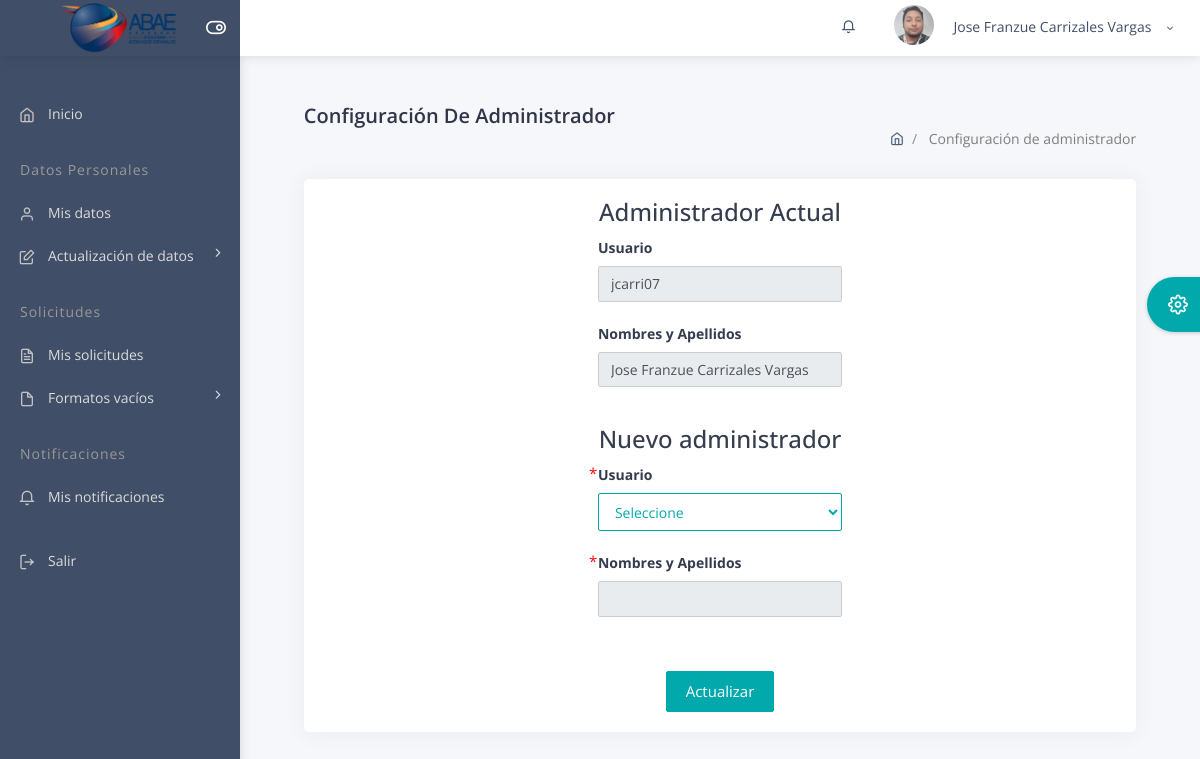
The app's page /home/select_admin.php (signed in) with its own data.
### tables this page shows
CREATE TABLE `datos_personales` (
  `id_datos_personales` int(11) NOT NULL,
  `id_usuario` int(11) DEFAULT NULL,
  `id_municipio` int(11) DEFAULT NULL,
  `fecha_registro` date DEFAULT current_timestamp(),
  `domicilio` varchar(100) NOT NULL,
  `lugar_nacimiento` varchar(100) NOT NULL,
  `fecha_nacimiento` date DEFAULT NULL,
  `sexo` varchar(20) NOT NULL,
  `estado_civil` varchar(50) NOT NULL,
  `talla_camisa` varchar(10) NOT NULL,
  `talla_pantalon` varchar(10) NOT NULL,
  `talla_calzado` varchar(10) NOT NULL,
  `estatura` varchar(10) NOT NULL,
  `peso` varchar(10) NOT NULL,
  `perfil_dominante` varchar(50) NOT NULL,
  `telefono_movil` varchar(20) NOT NULL,
  `telefono_habitacion` varchar(20) NOT NULL DEFAULT 'N/A',
  `rif` varchar(20) NOT NULL,
  `contacto_emergencia` varchar(50) NOT NULL,
  `telefono_emergencia` varchar(50) NOT NULL,
  `alergias` varchar(200) NOT NULL DEFAULT 'Ninguna',
  `tipo_sangre` varchar(20) NOT NULL,
  `padece_enfermedad_cronica` varchar(50) DEFAULT 'N/A',
  `esta_embarazada` varchar(10) NOT NULL,
  `meses_gestacion` varchar(10) DEFAULT 'N/A',
  `firma` varchar(500) DEFAULT NULL,
  `estatus` varchar(10) DEFAULT 'Inactivo',
  `foto` varchar(100) NOT NULL DEFAULT 'default_image.jpg',
  `cantidad_hijos` int(10) NOT NULL DEFAULT 0,
  `enfermedad_cronica` varchar(200) NOT NULL DEFAULT 'N/A',
  `nombre_conyugue` varchar(200) NOT NULL DEFAULT 'N/A',
  `parroquia` int(10) DEFAULT 0
);

CREATE TABLE `usuario` (
  `id_usuario` int(11) NOT NULL,
  `nombres` varchar(50) NOT NULL,
  `apellidos` varchar(50) NOT NULL,
  `cedula` varchar(20) NOT NULL,
  `cargo` varchar(30) NOT NULL,
  `user` varchar(50) NOT NULL,
  `pass` varchar(50) NOT NULL,
  `tipo_usuario` varchar(50) NOT NULL,
  `estatus` varchar(10) DEFAULT NULL,
  `id_jefe` int(30) NOT NULL,
  `step` int(10) NOT NULL DEFAULT 0,
  `correo` varchar(200) DEFAULT NULL
);

### views/select_admin.php (the view, shortened to what the rows shown need)
<?php
    require_once '../database/conexion.php';
    $idUser = $_SESSION["id_usuario"];
    $sql = "SELECT * FROM usuario WHERE id_usuario = '$idUser' LIMIT 1;";
    $query = mysqli_query($conn, $sql);
    $datos_personales = mysqli_fetch_array($query);
?>
<head>
        <link rel="stylesheet" type="text/css" href="..\files\bower_components\bootstrap\css\bootstrap.min.css">
        <link rel="stylesheet" type="text/css" href="..\files\assets\icon\themify-icons\themify-icons.css">
        <link rel="stylesheet" type="text/css" href="..\files\assets\icon\icofont\css\icofont.css">
        <link rel="stylesheet" type="text/css" href="..\files\assets\icon\feather\css\feather.css">
        <link rel="stylesheet" type="text/css" href="..\files\assets\css\style.css">
        <link rel="stylesheet" type="text/css" href="..\files\assets\css\jquery.mCustomScrollbar.css">
        <link rel="stylesheet" type="text/css" href="..\files\assets\css\new-style.css">
        <link rel="stylesheet" type="text/css" href="..\files\assets\css\jquery.mCustomScrollbar.css">
</head>
<div class="container-fluid">
    <div class="pcoded-inner-content">
        <div class="main-body">
            <div class="page-wrapper">
                <div class="page-body">
                    <div class="row">
                        <div class="col-sm-12">
                            <div class="card">
                                <div class="card-block">
                                    <div class="row">
                                        <div class="col-md-12">
                                            <div id="wizard">
                                                <section>
                                                <div id="form-edit" class="wizard-form">
                                                        <div class="form-group row align-items-center d-flex flex-column">
                                                            <div class="col-md-4">
                                                                <label class="block"><b>Usuario</b></label>
                                                                <input name="user" id="user" type="text" class="form-control" maxlength="50" value="<?php echo $datos_personales['user'];?>" readonly>
                                                            </div>
                                                            <div class="col-md-4">
                                                                <label class="block"><b>Nombres y Apellidos</b></label>
                                                                <input name="pass" id="pass" type="text" class="form-control" maxlength="50" value="<?php echo $datos_personales['nombres'] . ' ' . $datos_personales['apellidos']; ?>" readonly>
                                                            </div>
                                                        </div>
                                                </div>
                                                </section>
                                            </div>
                                        </div>
                                    </div>
                                </div>
                            </div>
                        </div>
                    </div>
                </div>
            </div>
        </div>
    </div>
</div>

### views/homebar.php (shortened to what the rows shown need)
<?php
require_once '../database/conexion.php';
$idUser = $_SESSION["id_usuario"];
$sql = "SELECT * FROM usuario WHERE id_usuario = '$idUser' LIMIT 1";
$data = "SELECT * FROM datos_personales WHERE id_usuario = '$idUser' LIMIT 1;";
$resultado = mysqli_query($conn, $sql);
$resulData = mysqli_query($conn, $data);
$personal_data = mysqli_fetch_assoc($resulData);
$fila = mysqli_fetch_assoc($resultado);
?>
<head>
    <link rel="stylesheet" type="text/css" href="..\files\bower_components\bootstrap\css\bootstrap.min.css">
    <link rel="stylesheet" type="text/css" href="..\files\assets\icon\feather\css\feather.css">
    <link rel="stylesheet" type="text/css" href="..\files\assets\css\component.css">
    <link rel="stylesheet" type="text/css" href="..\files\assets\css\style.css">
    <link rel="stylesheet" type="text/css" href="..\files\assets\css\jquery.mCustomScrollbar.css">
    <link rel="stylesheet" type="text/css" href="..\files\assets\css\new-style.css">
</head>
<body id="homebar-container">
    <div id="pcoded" class="pcoded">
        <div class="pcoded-container navbar-wrapper">
            <nav class="navbar header-navbar pcoded-header">
                <div class="navbar-wrapper">
                    <div class="navbar-container container-fluid">
                        <ul class="nav-right">
                            <li style="height:49px" class="d-flex align-items-center px-0">
                                <div style="width:40px;height:40px;overflow: hidden;border-radius:50%;text-align:center;position: relative;" class="" alt="">
                                    <img src="../assets/empleados-images/<?php if ($personal_data != null) {
                                                                                echo $personal_data['foto'];
                                                                            } else {
                                                                                echo "avatar_default.jpg";
                                                                            } ?>" style="position: absolute;top: 50%;left: 50%;transform: translate(-50%, -50%);min-width: 100%;min-height: 100%; width:40px">
                                </div>
                            </li>
                            <li class="user-profile header-notification" style="padding: 0px;">
                                <div class="dropdown-primary dropdown" style="text-align: center;">
                                    <div class="dropdown-toggle" data-toggle="dropdown" style="text-align:center;">
                                        <span><?php echo $fila['nombres'] . " " . $fila['apellidos'] ?></span>
                                        <i class="feather icon-chevron-down"></i>
                                    </div>
                                </div>
                            </li>
                        </ul>
                    </div>
                </div>
            </nav>
            <div class="pcoded-main-container">
                <div class="pcoded-wrapper">
                    <div class="pcoded-content">
                        <div class="pcoded-inner-content">
                            <div class="main-body" id="main-body-container">
                                <?php
                                include $view;
                                ?>
                            </div>
                        </div>
                    </div>
                </div>
            </div>
        </div>
    </div>
</body>

### records on screen
datos_personales: foto (picture)
usuario: nombres "Jose Franzue", apellidos "Carrizales Vargas", user "jcarri07", pass "Jose Franzue Carrizales Vargas"
